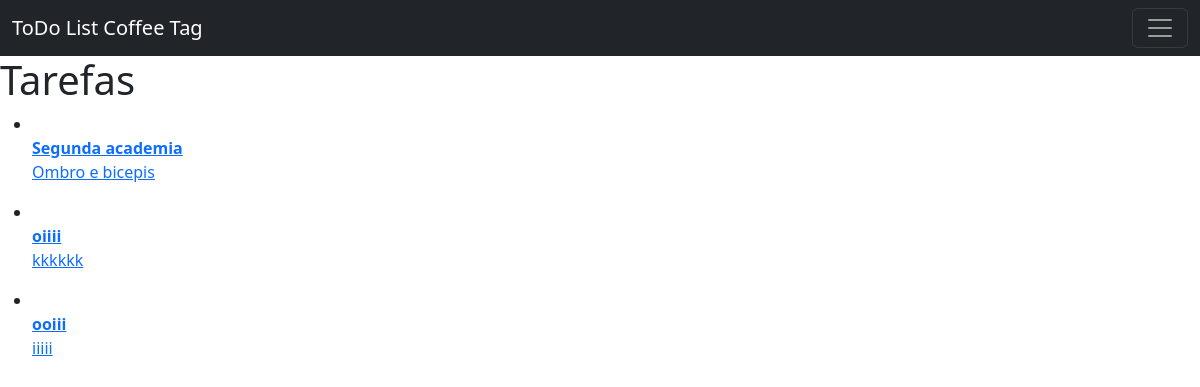
/tasks/ (signed in), run on an earlier commit of the app's database.
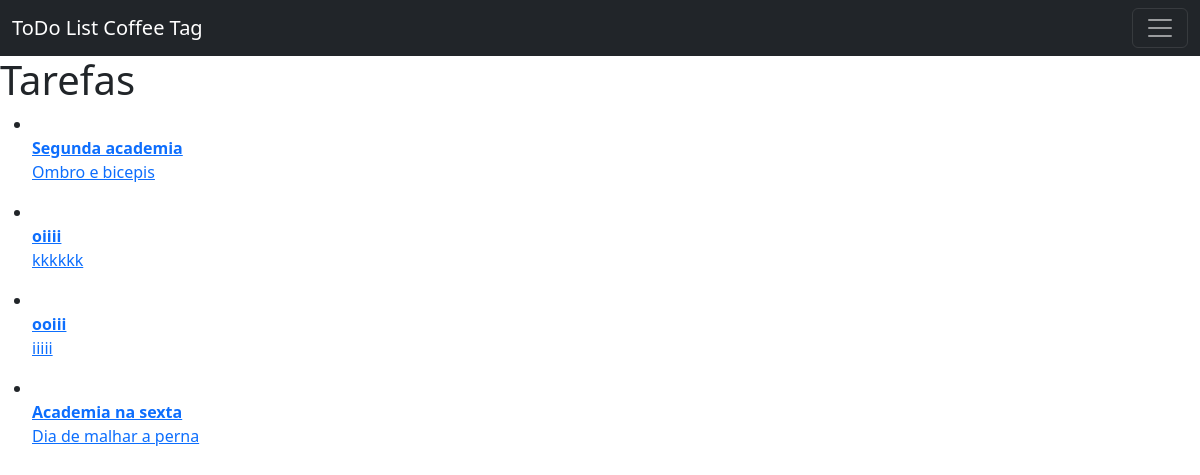
And on a later commit of the database.
### tasks/models.py (models this page shows, shortened)
class Task(models.Model):
    title = models.CharField(max_length=100)
    describe = models.TextField(blank=True)  # BLANK = e true, o campo pode ficar em branco
    created = models.DateTimeField(auto_now_add=True)
    datecompleted = models.DateTimeField(null=True) # NULL = Se True, o Django armazenará valores vazios como NULL no banco de dados.
    important = models.BooleanField(default=False)
    user = models.ForeignKey(User, on_delete=models.CASCADE)

### tasks/views.py (the view)
# urls.py: path('tasks/', views.tasks, name='tasks'),
def tasks(request):
    tasks = Task.objects.filter(user=request.user, datecompleted__isnull=True) # pega a tarefa do usuário logado
    return render(request, 'tasks.html', { 'tasks' : tasks })

### tasks/templates/tasks.html
{% extends 'menu.html' %}
{% block content %}
    <h1> Tarefas </h1>
    <ul>
        {% for task in tasks %}
            <li>
                <a href="{% url 'task_detalhe'  task.id %}">
                            <br>
                    {% if task.important %}
                        <strong> {{task.title}} </strong>
                        <br>
                        <p> {{task.describe}} </p>
                    {% else %}
                        <li>{{task.title}}</li>
                        <p> {{ task.describe}}</p>
                    {% endif %}
                </a>
            </li>
        {% endfor %}
    </ul>
{% endblock %}

### tasks/templates/menu.html (shortened to what this page needs)
<!DOCTYPE html>
<html lang="pt-br">
  <head>
    <link href="https://cdn.jsdelivr.net/npm/bootstrap@5.2.1/dist/css/bootstrap.min.css" rel="stylesheet">
  </head>
  <body>
  <nav class="navbar navbar-dark bg-dark">
    <div class="container-fluid">
      <a class="navbar-brand" href="#">ToDo List Coffee Tag </a>
      <button class="navbar-toggler" type="button" data-bs-toggle="offcanvas" data-bs-target="#offcanvasDarkNavbar" aria-controls="offcanvasDarkNavbar">
        <span class="navbar-toggler-icon"></span>
      </button>
    </div>
  </nav>
  {% block content %}
  {% endblock %}
  </body>
</html>

What changed in the data, as far as the page shows it:
added Task: title "Academia na sexta", describe "Dia de malhar a perna"
